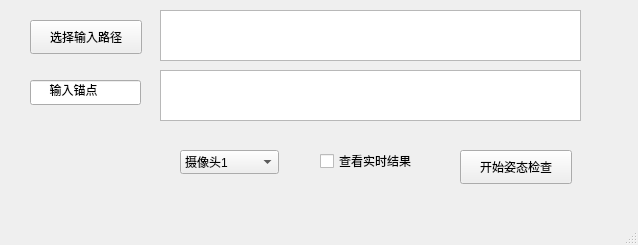
<?xml version="1.0" encoding="UTF-8"?>
<ui version="4.0">
 <class>MainWindow</class>
 <widget class="QMainWindow" name="MainWindow">
  <property name="geometry">
   <rect>
    <x>0</x>
    <y>0</y>
    <width>638</width>
    <height>245</height>
   </rect>
  </property>
  <property name="windowTitle">
   <string>MainWindow</string>
  </property>
  <widget class="QWidget" name="centralwidget">
   <widget class="QPushButton" name="pushButton">
    <property name="geometry">
     <rect>
      <x>30</x>
      <y>20</y>
      <width>112</width>
      <height>34</height>
     </rect>
    </property>
    <property name="text">
     <string>选择输入路径</string>
    </property>
   </widget>
   <widget class="QLineEdit" name="lineEdit">
    <property name="geometry">
     <rect>
      <x>30</x>
      <y>80</y>
      <width>111</width>
      <height>25</height>
     </rect>
    </property>
    <property name="text">
     <string>     输入锚点</string>
    </property>
   </widget>
   <widget class="QTextEdit" name="textEdit">
    <property name="geometry">
     <rect>
      <x>160</x>
      <y>10</y>
      <width>421</width>
      <height>51</height>
     </rect>
    </property>
   </widget>
   <widget class="QTextEdit" name="textEdit_2">
    <property name="geometry">
     <rect>
      <x>160</x>
      <y>70</y>
      <width>421</width>
      <height>51</height>
     </rect>
    </property>
   </widget>
   <widget class="QPushButton" name="pushButton_2">
    <property name="geometry">
     <rect>
      <x>460</x>
      <y>150</y>
      <width>112</width>
      <height>34</height>
     </rect>
    </property>
    <property name="text">
     <string>开始姿态检查</string>
    </property>
   </widget>
   <widget class="QCheckBox" name="checkBox">
    <property name="geometry">
     <rect>
      <x>320</x>
      <y>150</y>
      <width>105</width>
      <height>22</height>
     </rect>
    </property>
    <property name="text">
     <string>查看实时结果</string>
    </property>
   </widget>
   <widget class="QComboBox" name="comboBox">
    <property name="geometry">
     <rect>
      <x>180</x>
      <y>150</y>
      <width>99</width>
      <height>24</height>
     </rect>
    </property>
    <item>
     <property name="text">
      <string>摄像头1</string>
     </property>
    </item>
    <item>
     <property name="text">
      <string>摄像头2</string>
     </property>
    </item>
    <item>
     <property name="text">
      <string>摄像头3</string>
     </property>
    </item>
   </widget>
  </widget>
  <widget class="QStatusBar" name="statusbar"/>
 </widget>
 <resources/>
 <connections/>
</ui>
